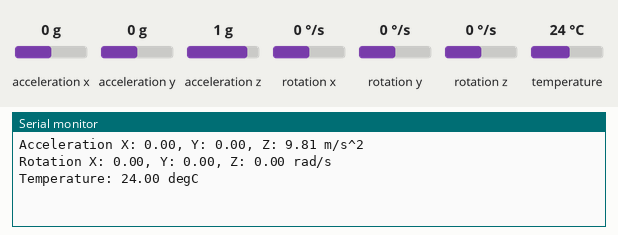
A sketch run on a simulated Arduino Uno, built with avr-gcc and run on an emulated ATmega328P. Parts: the last lines printed to the serial monitor. Inputs (shaded band) come from the test bench; at power-on: acceleration x 0 g, acceleration y 0 g, acceleration z 1 g, rotation x 0 °/s, rotation y 0 °/s, rotation z 0 °/s, temperature 24 °C.

Above: at 1.3 s.
1.4 s: acceleration x set to -1.4 g
At 5.9 s:
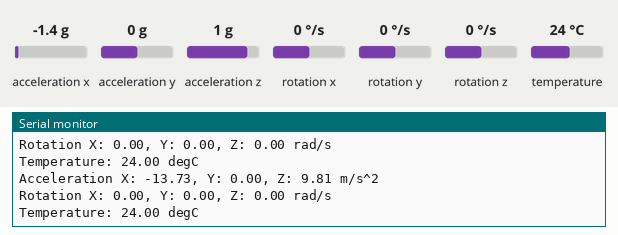
7.4 s: acceleration y set to -1.4 g
At 11.1 s:
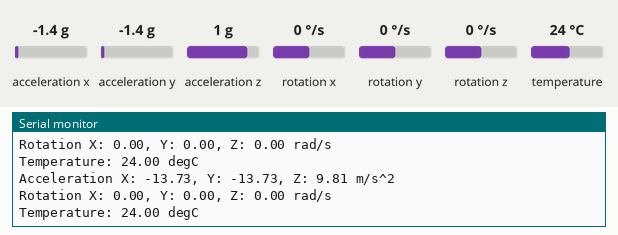
13.4 s: acceleration z set to -1.4 g
At 16.4 s:
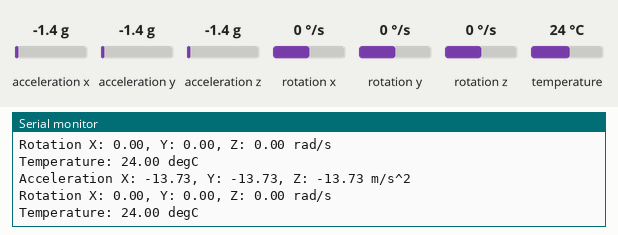
19.4 s: rotation x set to -192 °/s
At 21.6 s:
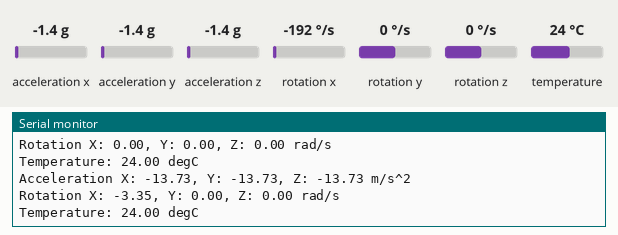
25.4 s: rotation y set to -192 °/s
At 31.0 s:
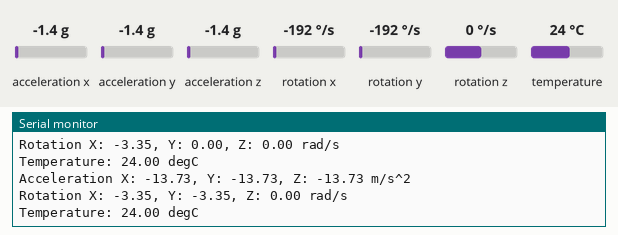

The sketch:

IMU_test.ino
```cpp
#include <Adafruit_MPU6050.h>
#include <Adafruit_Sensor.h>
#include <Wire.h>

Adafruit_MPU6050 mpu;

void setup(void) {
	// Set baud rate
  Serial.begin(115200);

  // Error message if MPU6050 not detected, halt until chip found
	if (!mpu.begin()) {
    Serial.println("Failed to find MPU6050 chip");
    while (1) delay(10);
  }

  // Set accelerometer and gyroscope ranges (see datasheet)
	mpu.setAccelerometerRange(MPU6050_RANGE_2_G);
	mpu.setGyroRange(MPU6050_RANGE_250_DEG);
	mpu.setFilterBandwidth(MPU6050_BAND_21_HZ);

	delay(100);
}

void loop() {
  // Get sensor events
	sensors_event_t a, g, temp;
	mpu.getEvent(&a, &g, &temp);

  // Print acceleration data
	Serial.print("Acceleration X: "); Serial.print(a.acceleration.x);
	Serial.print(", Y: "); Serial.print(a.acceleration.y);
	Serial.print(", Z: "); Serial.print(a.acceleration.z);
	Serial.println(" m/s^2");

  // Print gyroscope data
	Serial.print("Rotation X: "); Serial.print(g.gyro.x);
	Serial.print(", Y: "); Serial.print(g.gyro.y);
	Serial.print(", Z: "); Serial.print(g.gyro.z);
	Serial.println(" rad/s");

  // Print temperature data
	Serial.print("Temperature: "); Serial.print(temp.temperature); Serial.println(" degC");

	delay(5000);
}
```

Measured:
- after the input at 1.4 s, the serial monitor: prints a new line after 3.7 s (image 1)
- after the input at 7.4 s, the serial monitor: prints a new line after 2.7 s (image 2)
- after the input at 13.4 s, the serial monitor: prints a new line after 1.7 s (image 3)
- after the input at 19.4 s, the serial monitor: prints a new line after 0.73 s (image 4)
- after the input at 25.4 s, the serial monitor: prints a new line after 4.7 s (image 5)
